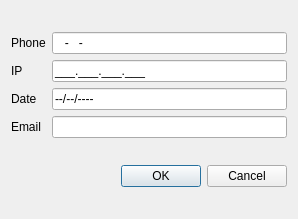
<?xml version="1.0" encoding="UTF-8"?>
<ui version="4.0">
 <class>Dialog</class>
 <widget class="QDialog" name="Dialog">
  <property name="geometry">
   <rect>
    <x>0</x>
    <y>0</y>
    <width>298</width>
    <height>219</height>
   </rect>
  </property>
  <property name="windowTitle">
   <string>Dialog</string>
  </property>
  <layout class="QVBoxLayout" name="verticalLayout">
   <item>
    <layout class="QGridLayout" name="gridLayout">
     <item row="0" column="0">
      <widget class="QLabel" name="label">
       <property name="text">
        <string>Phone</string>
       </property>
      </widget>
     </item>
     <item row="0" column="1">
      <widget class="QLineEdit" name="txtPhone">
       <property name="inputMask">
        <string>000-000-0000</string>
       </property>
      </widget>
     </item>
     <item row="1" column="0">
      <widget class="QLabel" name="label_2">
       <property name="text">
        <string>IP</string>
       </property>
      </widget>
     </item>
     <item row="1" column="1">
      <widget class="QLineEdit" name="txtIP">
       <property name="inputMask">
        <string>000.000.000.000;_</string>
       </property>
      </widget>
     </item>
     <item row="2" column="0">
      <widget class="QLabel" name="label_3">
       <property name="text">
        <string>Date</string>
       </property>
      </widget>
     </item>
     <item row="2" column="1">
      <widget class="QLineEdit" name="txtDate">
       <property name="inputMask">
        <string>00/00/0000;-</string>
       </property>
      </widget>
     </item>
     <item row="3" column="0">
      <widget class="QLabel" name="label_4">
       <property name="text">
        <string>Email</string>
       </property>
      </widget>
     </item>
     <item row="3" column="1">
      <widget class="QLineEdit" name="txtEmail"/>
     </item>
    </layout>
   </item>
   <item>
    <widget class="QDialogButtonBox" name="buttonBox">
     <property name="standardButtons">
      <set>QDialogButtonBox::Cancel|QDialogButtonBox::Ok</set>
     </property>
    </widget>
   </item>
  </layout>
 </widget>
 <resources/>
 <connections/>
</ui>
